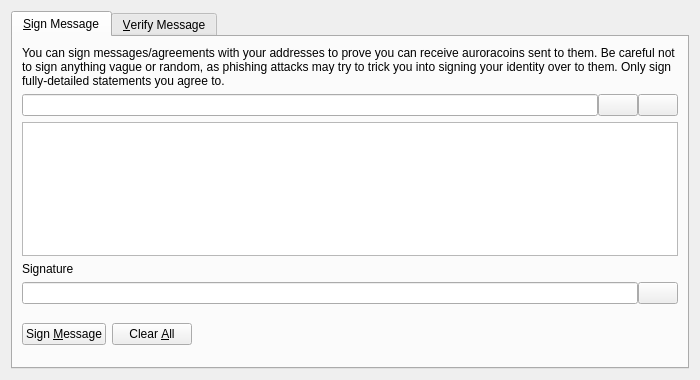
<?xml version="1.0" encoding="UTF-8"?>
<ui version="4.0">
 <class>SignVerifyMessageDialog</class>
 <widget class="QDialog" name="SignVerifyMessageDialog">
  <property name="geometry">
   <rect>
    <x>0</x>
    <y>0</y>
    <width>700</width>
    <height>380</height>
   </rect>
  </property>
  <property name="windowTitle">
   <string>Signatures - Sign / Verify a Message</string>
  </property>
  <property name="modal">
   <bool>true</bool>
  </property>
  <layout class="QVBoxLayout" name="verticalLayout">
   <item>
    <widget class="QTabWidget" name="tabWidget">
     <property name="currentIndex">
      <number>0</number>
     </property>
     <widget class="QWidget" name="tabSignMessage">
      <attribute name="title">
       <string>&amp;Sign Message</string>
      </attribute>
      <layout class="QVBoxLayout" name="verticalLayout_SM">
       <item>
        <widget class="QLabel" name="infoLabel_SM">
         <property name="text">
          <string>You can sign messages/agreements with your addresses to prove you can receive auroracoins sent to them. Be careful not to sign anything vague or random, as phishing attacks may try to trick you into signing your identity over to them. Only sign fully-detailed statements you agree to.</string>
         </property>
         <property name="textFormat">
          <enum>Qt::PlainText</enum>
         </property>
         <property name="wordWrap">
          <bool>true</bool>
         </property>
        </widget>
       </item>
       <item>
        <layout class="QHBoxLayout" name="horizontalLayout_1_SM">
         <property name="spacing">
          <number>0</number>
         </property>
         <item>
          <widget class="QValidatedLineEdit" name="addressIn_SM">
           <property name="toolTip">
            <string>The Auroracoin address to sign the message with</string>
           </property>
          </widget>
         </item>
         <item>
          <widget class="QPushButton" name="addressBookButton_SM">
           <property name="toolTip">
            <string>Choose previously used address</string>
           </property>
           <property name="text">
            <string/>
           </property>
           <property name="icon">
            <iconset resource="../digibyte.qrc">
             <normaloff>:/icons/address-book</normaloff>:/icons/address-book</iconset>
           </property>
           <property name="shortcut">
            <string>Alt+A</string>
           </property>
           <property name="autoDefault">
            <bool>false</bool>
           </property>
          </widget>
         </item>
         <item>
          <widget class="QPushButton" name="pasteButton_SM">
           <property name="toolTip">
            <string>Paste address from clipboard</string>
           </property>
           <property name="text">
            <string/>
           </property>
           <property name="icon">
            <iconset resource="../digibyte.qrc">
             <normaloff>:/icons/editpaste</normaloff>:/icons/editpaste</iconset>
           </property>
           <property name="shortcut">
            <string>Alt+P</string>
           </property>
           <property name="autoDefault">
            <bool>false</bool>
           </property>
          </widget>
         </item>
        </layout>
       </item>
       <item>
        <widget class="QPlainTextEdit" name="messageIn_SM">
         <property name="toolTip">
          <string>Enter the message you want to sign here</string>
         </property>
        </widget>
       </item>
       <item>
        <widget class="QLabel" name="signatureLabel_SM">
         <property name="text">
          <string>Signature</string>
         </property>
         <property name="textFormat">
          <enum>Qt::PlainText</enum>
         </property>
        </widget>
       </item>
       <item>
        <layout class="QHBoxLayout" name="horizontalLayout_2_SM">
         <property name="spacing">
          <number>0</number>
         </property>
         <item>
          <widget class="QLineEdit" name="signatureOut_SM">
           <property name="font">
            <font>
             <italic>true</italic>
            </font>
           </property>
           <property name="readOnly">
            <bool>true</bool>
           </property>
          </widget>
         </item>
         <item>
          <widget class="QPushButton" name="copySignatureButton_SM">
           <property name="toolTip">
            <string>Copy the current signature to the system clipboard</string>
           </property>
           <property name="text">
            <string/>
           </property>
           <property name="icon">
            <iconset resource="../digibyte.qrc">
             <normaloff>:/icons/editcopy</normaloff>:/icons/editcopy</iconset>
           </property>
           <property name="autoDefault">
            <bool>false</bool>
           </property>
          </widget>
         </item>
        </layout>
       </item>
       <item>
        <layout class="QHBoxLayout" name="horizontalLayout_3_SM">
         <item>
          <widget class="QPushButton" name="signMessageButton_SM">
           <property name="toolTip">
            <string>Sign the message to prove you own this Auroracoin address</string>
           </property>
           <property name="text">
            <string>Sign &amp;Message</string>
           </property>
           <property name="icon">
            <iconset resource="../digibyte.qrc">
             <normaloff>:/icons/edit</normaloff>:/icons/edit</iconset>
           </property>
           <property name="autoDefault">
            <bool>false</bool>
           </property>
          </widget>
         </item>
         <item>
          <widget class="QPushButton" name="clearButton_SM">
           <property name="toolTip">
            <string>Reset all sign message fields</string>
           </property>
           <property name="text">
            <string>Clear &amp;All</string>
           </property>
           <property name="icon">
            <iconset resource="../digibyte.qrc">
             <normaloff>:/icons/remove</normaloff>:/icons/remove</iconset>
           </property>
           <property name="autoDefault">
            <bool>false</bool>
           </property>
          </widget>
         </item>
         <item>
          <spacer name="horizontalSpacer_1_SM">
           <property name="orientation">
            <enum>Qt::Horizontal</enum>
           </property>
           <property name="sizeHint" stdset="0">
            <size>
             <width>40</width>
             <height>48</height>
            </size>
           </property>
          </spacer>
         </item>
         <item>
          <widget class="QLabel" name="statusLabel_SM">
           <property name="font">
            <font>
             <weight>75</weight>
             <bold>true</bold>
            </font>
           </property>
           <property name="text">
            <string/>
           </property>
           <property name="wordWrap">
            <bool>true</bool>
           </property>
          </widget>
         </item>
         <item>
          <spacer name="horizontalSpacer_2_SM">
           <property name="orientation">
            <enum>Qt::Horizontal</enum>
           </property>
           <property name="sizeHint" stdset="0">
            <size>
             <width>40</width>
             <height>48</height>
            </size>
           </property>
          </spacer>
         </item>
        </layout>
       </item>
      </layout>
     </widget>
     <widget class="QWidget" name="tabVerifyMessage">
      <attribute name="title">
       <string>&amp;Verify Message</string>
      </attribute>
      <layout class="QVBoxLayout" name="verticalLayout_VM">
       <item>
        <widget class="QLabel" name="infoLabel_VM">
         <property name="text">
          <string>Enter the receiver's address, message (ensure you copy line breaks, spaces, tabs, etc. exactly) and signature below to verify the message. Be careful not to read more into the signature than what is in the signed message itself, to avoid being tricked by a man-in-the-middle attack. Note that this only proves the signing party receives with the address, it cannot prove sendership of any transaction!</string>
         </property>
         <property name="textFormat">
          <enum>Qt::PlainText</enum>
         </property>
         <property name="alignment">
          <set>Qt::AlignLeading|Qt::AlignLeft|Qt::AlignTop</set>
         </property>
         <property name="wordWrap">
          <bool>true</bool>
         </property>
        </widget>
       </item>
       <item>
        <layout class="QHBoxLayout" name="horizontalLayout_1_VM">
         <property name="spacing">
          <number>0</number>
         </property>
         <item>
          <widget class="QValidatedLineEdit" name="addressIn_VM">
           <property name="toolTip">
            <string>The Auroracoin address the message was signed with</string>
           </property>
          </widget>
         </item>
         <item>
          <widget class="QPushButton" name="addressBookButton_VM">
           <property name="toolTip">
            <string>Choose previously used address</string>
           </property>
           <property name="text">
            <string/>
           </property>
           <property name="icon">
            <iconset resource="../digibyte.qrc">
             <normaloff>:/icons/address-book</normaloff>:/icons/address-book</iconset>
           </property>
           <property name="shortcut">
            <string>Alt+A</string>
           </property>
           <property name="autoDefault">
            <bool>false</bool>
           </property>
          </widget>
         </item>
        </layout>
       </item>
       <item>
        <widget class="QPlainTextEdit" name="messageIn_VM"/>
       </item>
       <item>
        <widget class="QValidatedLineEdit" name="signatureIn_VM"/>
       </item>
       <item>
        <layout class="QHBoxLayout" name="horizontalLayout_2_VM">
         <item>
          <widget class="QPushButton" name="verifyMessageButton_VM">
           <property name="toolTip">
            <string>Verify the message to ensure it was signed with the specified Auroracoin address</string>
           </property>
           <property name="text">
            <string>Verify &amp;Message</string>
           </property>
           <property name="icon">
            <iconset resource="../digibyte.qrc">
             <normaloff>:/icons/transaction_0</normaloff>:/icons/transaction_0</iconset>
           </property>
           <property name="autoDefault">
            <bool>false</bool>
           </property>
          </widget>
         </item>
         <item>
          <widget class="QPushButton" name="clearButton_VM">
           <property name="toolTip">
            <string>Reset all verify message fields</string>
           </property>
           <property name="text">
            <string>Clear &amp;All</string>
           </property>
           <property name="icon">
            <iconset resource="../digibyte.qrc">
             <normaloff>:/icons/remove</normaloff>:/icons/remove</iconset>
           </property>
           <property name="autoDefault">
            <bool>false</bool>
           </property>
          </widget>
         </item>
         <item>
          <spacer name="horizontalSpacer_1_VM">
           <property name="orientation">
            <enum>Qt::Horizontal</enum>
           </property>
           <property name="sizeHint" stdset="0">
            <size>
             <width>40</width>
             <height>48</height>
            </size>
           </property>
          </spacer>
         </item>
         <item>
          <widget class="QLabel" name="statusLabel_VM">
           <property name="font">
            <font>
             <weight>75</weight>
             <bold>true</bold>
            </font>
           </property>
           <property name="text">
            <string/>
           </property>
           <property name="wordWrap">
            <bool>true</bool>
           </property>
          </widget>
         </item>
         <item>
          <spacer name="horizontalSpacer_2_VM">
           <property name="orientation">
            <enum>Qt::Horizontal</enum>
           </property>
           <property name="sizeHint" stdset="0">
            <size>
             <width>40</width>
             <height>48</height>
            </size>
           </property>
          </spacer>
         </item>
        </layout>
       </item>
      </layout>
     </widget>
    </widget>
   </item>
  </layout>
 </widget>
 <customwidgets>
  <customwidget>
   <class>QValidatedLineEdit</class>
   <extends>QLineEdit</extends>
   <header>qt/qvalidatedlineedit.h</header>
  </customwidget>
 </customwidgets>
 <resources>
  <include location="../digibyte.qrc"/>
 </resources>
 <connections/>
</ui>
